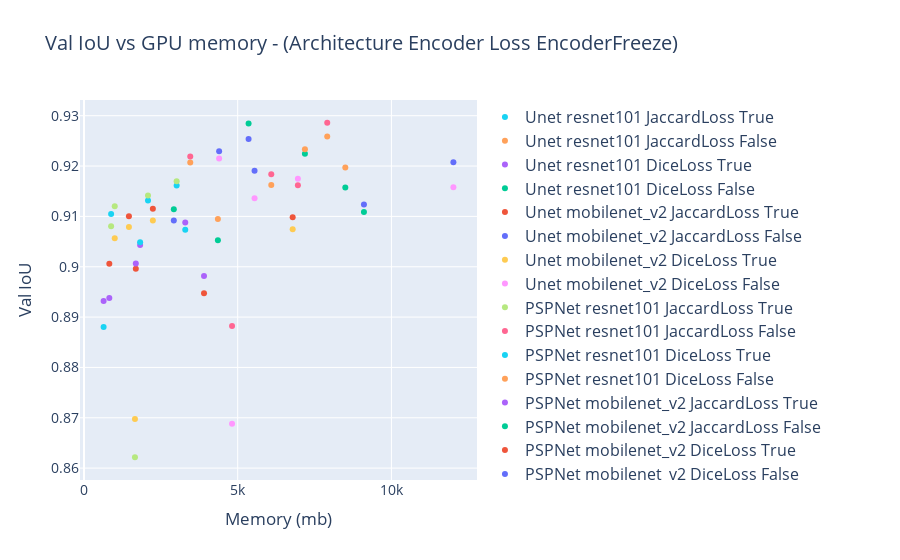

Notebook code for this chart:
### Markdown cell above
# Memory consumption

### Code cell
def plot_data_memory(big_df: pd.DataFrame, y_volumn, y_column_name, plot_title, x_column="index", x_column_name="Epochs", filter=None):
    fig = go.Figure()
    big_df_copy = big_df.copy(deep=True)
    if filter != None:
        big_df_copy.query(filter, inplace=True)
    # for f in image_files_FINAL:
    for data in big_df_copy.groupby(['architecture', 'encoder', 'loss_func', 'freeze_encoder']):
        architecture, encoder, loss, freeze = data[0]
        df: pd.DataFrame = data[1]
        max_row = df.iloc[df['val_iou_score'].idxmax()]

        hovertemplate=f"<b>{architecture} {encoder} {loss} {freeze}</b><br><br>" + \
                        f"{plot_title}"+": %{y:.3}<br>" + \
                        f"{x_column_name}"+": %{x}<br>" + \
                        "<extra></extra>",
        
        fig.add_trace(go.Scatter(x=[max_row[x_column]], y=[max_row[y_volumn]], name=f"{architecture} {encoder} {loss} {freeze}", hovertemplate=hovertemplate, mode='markers')) # 
        
    # fig.update_traces(hoverinfo='text+name', mode='lines+markers')
    fig.update_layout(legend=dict(y=0.5, traceorder='reversed', font_size=16))
    fig.update_layout(
        title=f"{plot_title} - (Architecture Encoder Loss EncoderFreeze)",
        # title="Training loss - (Architecture Encoder Loss)",
        xaxis_title=x_column_name,
        yaxis_title=y_column_name,
            font=dict(
            size=14,
        )
    )
    # fig.update_layout(hovermode="x unified")
    fig.show()

# plot_data_memory(big_df, y_volumn='train_iou_score', y_column_name="IoU", x_column="memory_used", x_column_name="Memory (mb)", plot_title="Train IoU")
plot_data_memory(big_df, y_volumn='val_iou_score', y_column_name="Val IoU", x_column="memory_used", x_column_name="Memory (mb)", plot_title="Val IoU vs GPU memory")

### Figure 1 — Plotly figure (JSON) as saved in the notebook; plotly's stock layout.template omitted (floating-point values rounded to 4 significant figures)
{"data": [{"hovertemplate": ["<b>DeepLabV3Plus mobilenet_v2 DiceLoss False</b><br><br>Val IoU vs GPU memory: %{y:.3}<br>Memory (mb): %{x}<br><extra></extra>"], "mode": "markers", "name": "DeepLabV3Plus mobilenet_v2 DiceLoss False", "type": "scatter", "x": [5354], "y": [0.9254]}, {"hovertemplate": ["<b>DeepLabV3Plus mobilenet_v2 DiceLoss True</b><br><br>Val IoU vs GPU memory: %{y:.3}<br>Memory (mb): %{x}<br><extra></extra>"], "mode": "markers", "name": "DeepLabV3Plus mobilenet_v2 DiceLoss True", "type": "scatter", "x": [1686], "y": [0.8996]}, {"hovertemplate": ["<b>DeepLabV3Plus mobilenet_v2 JaccardLoss False</b><br><br>Val IoU vs GPU memory: %{y:.3}<br>Memory (mb): %{x}<br><extra></extra>"], "mode": "markers", "name": "DeepLabV3Plus mobilenet_v2 JaccardLoss False", "type": "scatter", "x": [5354], "y": [0.9285]}, {"hovertemplate": ["<b>DeepLabV3Plus mobilenet_v2 JaccardLoss True</b><br><br>Val IoU vs GPU memory: %{y:.3}<br>Memory (mb): %{x}<br><extra></extra>"], "mode": "markers", "name": "DeepLabV3Plus mobilenet_v2 JaccardLoss True", "type": "scatter", "x": [1686], "y": [0.9006]}, {"hovertemplate": ["<b>DeepLabV3Plus resnet101 DiceLoss False</b><br><br>Val IoU vs GPU memory: %{y:.3}<br>Memory (mb): %{x}<br><extra></extra>"], "mode": "markers", "name": "DeepLabV3Plus resnet101 DiceLoss False", "type": "scatter", "x": [7912], "y": [0.9259]}, {"hovertemplate": ["<b>DeepLabV3Plus resnet101 DiceLoss True</b><br><br>Val IoU vs GPU memory: %{y:.3}<br>Memory (mb): %{x}<br><extra></extra>"], "mode": "markers", "name": "DeepLabV3Plus resnet101 DiceLoss True", "type": "scatter", "x": [2082], "y": [0.9132]}, {"hovertemplate": ["<b>DeepLabV3Plus resnet101 JaccardLoss False</b><br><br>Val IoU vs GPU memory: %{y:.3}<br>Memory (mb): %{x}<br><extra></extra>"], "mode": "markers", "name": "DeepLabV3Plus resnet101 JaccardLoss False", "type": "scatter", "x": [7912], "y": [0.9286]}, {"hovertemplate": ["<b>DeepLabV3Plus resnet101 JaccardLoss True</b><br><br>Val IoU vs GPU memory: %{y:.3}<br>Memory (mb): %{x}<br><extra></extra>"], "mode": "markers", "name": "DeepLabV3Plus resnet101 JaccardLoss True", "type": "scatter", "x": [2082], "y": [0.9142]}, {"hovertemplate": ["<b>FPN mobilenet_v2 DiceLoss False</b><br><br>Val IoU vs GPU memory: %{y:.3}<br>Memory (mb): %{x}<br><extra></extra>"], "mode": "markers", "name": "FPN mobilenet_v2 DiceLoss False", "type": "scatter", "x": [4396], "y": [0.9215]}, {"hovertemplate": ["<b>FPN mobilenet_v2 DiceLoss True</b><br><br>Val IoU vs GPU memory: %{y:.3}<br>Memory (mb): %{x}<br><extra></extra>"], "mode": "markers", "name": "FPN mobilenet_v2 DiceLoss True", "type": "scatter", "x": [1462], "y": [0.9079]}, {"hovertemplate": ["<b>FPN mobilenet_v2 JaccardLoss False</b><br><br>Val IoU vs GPU memory: %{y:.3}<br>Memory (mb): %{x}<br><extra></extra>"], "mode": "markers", "name": "FPN mobilenet_v2 JaccardLoss False", "type": "scatter", "x": [4396], "y": [0.9229]}, {"hovertemplate": ["<b>FPN mobilenet_v2 JaccardLoss True</b><br><br>Val IoU vs GPU memory: %{y:.3}<br>Memory (mb): %{x}<br><extra></extra>"], "mode": "markers", "name": "FPN mobilenet_v2 JaccardLoss True", "type": "scatter", "x": [1462], "y": [0.91]}, {"hovertemplate": ["<b>FPN resnet101 DiceLoss False</b><br><br>Val IoU vs GPU memory: %{y:.3}<br>Memory (mb): %{x}<br><extra></extra>"], "mode": "markers", "name": "FPN resnet101 DiceLoss False", "type": "scatter", "x": [7186], "y": [0.9225]}, {"hovertemplate": ["<b>FPN resnet101 DiceLoss True</b><br><br>Val IoU vs GPU memory: %{y:.3}<br>Memory (mb): %{x}<br><extra></extra>"], "mode": "markers", "name": "FPN resnet101 DiceLoss True", "type": "scatter", "x": [1826], "y": [0.9043]}, {"hovertemplate": ["<b>FPN resnet101 JaccardLoss False</b><br><br>Val IoU vs GPU memory: %{y:.3}<br>Memory (mb): %{x}<br><extra></extra>"], "mode": "markers", "name": "FPN resnet101 JaccardLoss False", "type": "scatter", "x": [7186], "y": [0.9234]}, {"hovertemplate": ["<b>FPN resnet101 JaccardLoss True</b><br><br>Val IoU vs GPU memory: %{y:.3}<br>Memory (mb): %{x}<br><extra></extra>"], "mode": "markers", "name": "FPN resnet101 JaccardLoss True", "type": "scatter", "x": [1826], "y": [0.9049]}, {"hovertemplate": ["<b>Linknet mobilenet_v2 DiceLoss False</b><br><br>Val IoU vs GPU memory: %{y:.3}<br>Memory (mb): %{x}<br><extra></extra>"], "mode": "markers", "name": "Linknet mobilenet_v2 DiceLoss False", "type": "scatter", "x": [4816], "y": [0.8882]}, {"hovertemplate": ["<b>Linknet mobilenet_v2 DiceLoss True</b><br><br>Val IoU vs GPU memory: %{y:.3}<br>Memory (mb): %{x}<br><extra></extra>"], "mode": "markers", "name": "Linknet mobilenet_v2 DiceLoss True", "type": "scatter", "x": [1658], "y": [0.8622]}, {"hovertemplate": ["<b>Linknet mobilenet_v2 JaccardLoss False</b><br><br>Val IoU vs GPU memory: %{y:.3}<br>Memory (mb): %{x}<br><extra></extra>"], "mode": "markers", "name": "Linknet mobilenet_v2 JaccardLoss False", "type": "scatter", "x": [4816], "y": [0.8688]}, {"hovertemplate": ["<b>Linknet mobilenet_v2 JaccardLoss True</b><br><br>Val IoU vs GPU memory: %{y:.3}<br>Memory (mb): %{x}<br><extra></extra>"], "mode": "markers", "name": "Linknet mobilenet_v2 JaccardLoss True", "type": "scatter", "x": [1658], "y": [0.8698]}, {"hovertemplate": ["<b>Linknet resnet101 DiceLoss False</b><br><br>Val IoU vs GPU memory: %{y:.3}<br>Memory (mb): %{x}<br><extra></extra>"], "mode": "markers", "name": "Linknet resnet101 DiceLoss False", "type": "scatter", "x": [9106], "y": [0.9124]}, {"hovertemplate": ["<b>Linknet resnet101 DiceLoss True</b><br><br>Val IoU vs GPU memory: %{y:.3}<br>Memory (mb): %{x}<br><extra></extra>"], "mode": "markers", "name": "Linknet resnet101 DiceLoss True", "type": "scatter", "x": [3904], "y": [0.8948]}, {"hovertemplate": ["<b>Linknet resnet101 JaccardLoss False</b><br><br>Val IoU vs GPU memory: %{y:.3}<br>Memory (mb): %{x}<br><extra></extra>"], "mode": "markers", "name": "Linknet resnet101 JaccardLoss False", "type": "scatter", "x": [9106], "y": [0.9109]}, {"hovertemplate": ["<b>Linknet resnet101 JaccardLoss True</b><br><br>Val IoU vs GPU memory: %{y:.3}<br>Memory (mb): %{x}<br><extra></extra>"], "mode": "markers", "name": "Linknet resnet101 JaccardLoss True", "type": "scatter", "x": [3904], "y": [0.8982]}, {"hovertemplate": ["<b>MAnet mobilenet_v2 DiceLoss False</b><br><br>Val IoU vs GPU memory: %{y:.3}<br>Memory (mb): %{x}<br><extra></extra>"], "mode": "markers", "name": "MAnet mobilenet_v2 DiceLoss False", "type": "scatter", "x": [6092], "y": [0.9162]}, {"hovertemplate": ["<b>MAnet mobilenet_v2 DiceLoss True</b><br><br>Val IoU vs GPU memory: %{y:.3}<br>Memory (mb): %{x}<br><extra></extra>"], "mode": "markers", "name": "MAnet mobilenet_v2 DiceLoss True", "type": "scatter", "x": [3014], "y": [0.9161]}, {"hovertemplate": ["<b>MAnet mobilenet_v2 JaccardLoss False</b><br><br>Val IoU vs GPU memory: %{y:.3}<br>Memory (mb): %{x}<br><extra></extra>"], "mode": "markers", "name": "MAnet mobilenet_v2 JaccardLoss False", "type": "scatter", "x": [6092], "y": [0.9184]}, {"hovertemplate": ["<b>MAnet mobilenet_v2 JaccardLoss True</b><br><br>Val IoU vs GPU memory: %{y:.3}<br>Memory (mb): %{x}<br><extra></extra>"], "mode": "markers", "name": "MAnet mobilenet_v2 JaccardLoss True", "type": "scatter", "x": [3014], "y": [0.917]}, {"hovertemplate": ["<b>MAnet resnet101 DiceLoss False</b><br><br>Val IoU vs GPU memory: %{y:.3}<br>Memory (mb): %{x}<br><extra></extra>"], "mode": "markers", "name": "MAnet resnet101 DiceLoss False", "type": "scatter", "x": [12016], "y": [0.9158]}, {"hovertemplate": ["<b>MAnet resnet101 DiceLoss True</b><br><br>Val IoU vs GPU memory: %{y:.3}<br>Memory (mb): %{x}<br><extra></extra>"], "mode": "markers", "name": "MAnet resnet101 DiceLoss True", "type": "scatter", "x": [6788], "y": [0.9075]}, {"hovertemplate": ["<b>MAnet resnet101 JaccardLoss False</b><br><br>Val IoU vs GPU memory: %{y:.3}<br>Memory (mb): %{x}<br><extra></extra>"], "mode": "markers", "name": "MAnet resnet101 JaccardLoss False", "type": "scatter", "x": [12016], "y": [0.9208]}, {"hovertemplate": ["<b>MAnet resnet101 JaccardLoss True</b><br><br>Val IoU vs GPU memory: %{y:.3}<br>Memory (mb): %{x}<br><extra></extra>"], "mode": "markers", "name": "MAnet resnet101 JaccardLoss True", "type": "scatter", "x": [6788], "y": [0.9098]}, {"hovertemplate": ["<b>PAN mobilenet_v2 DiceLoss False</b><br><br>Val IoU vs GPU memory: %{y:.3}<br>Memory (mb): %{x}<br><extra></extra>"], "mode": "markers", "name": "PAN mobilenet_v2 DiceLoss False", "type": "scatter", "x": [4356], "y": [0.9053]}, {"hovertemplate": ["<b>PAN mobilenet_v2 DiceLoss True</b><br><br>Val IoU vs GPU memory: %{y:.3}<br>Memory (mb): %{x}<br><extra></extra>"], "mode": "markers", "name": "PAN mobilenet_v2 DiceLoss True", "type": "scatter", "x": [638], "y": [0.8932]}, {"hovertemplate": ["<b>PAN mobilenet_v2 JaccardLoss False</b><br><br>Val IoU vs GPU memory: %{y:.3}<br>Memory (mb): %{x}<br><extra></extra>"], "mode": "markers", "name": "PAN mobilenet_v2 JaccardLoss False", "type": "scatter", "x": [4356], "y": [0.9095]}, {"hovertemplate": ["<b>PAN mobilenet_v2 JaccardLoss True</b><br><br>Val IoU vs GPU memory: %{y:.3}<br>Memory (mb): %{x}<br><extra></extra>"], "mode": "markers", "name": "PAN mobilenet_v2 JaccardLoss True", "type": "scatter", "x": [638], "y": [0.888]}, {"hovertemplate": ["<b>PAN resnet101 DiceLoss False</b><br><br>Val IoU vs GPU memory: %{y:.3}<br>Memory (mb): %{x}<br><extra></extra>"], "mode": "markers", "name": "PAN resnet101 DiceLoss False", "type": "scatter", "x": [6958], "y": [0.9162]}, {"hovertemplate": ["<b>PAN resnet101 DiceLoss True</b><br><br>Val IoU vs GPU memory: %{y:.3}<br>Memory (mb): %{x}<br><extra></extra>"], "mode": "markers", "name": "PAN resnet101 DiceLoss True", "type": "scatter", "x": [1000], "y": [0.912]}, {"hovertemplate": ["<b>PAN resnet101 JaccardLoss False</b><br><br>Val IoU vs GPU memory: %{y:.3}<br>Memory (mb): %{x}<br><extra></extra>"], "mode": "markers", "name": "PAN resnet101 JaccardLoss False", "type": "scatter", "x": [6958], "y": [0.9175]}, {"hovertemplate": ["<b>PAN resnet101 JaccardLoss True</b><br><br>Val IoU vs GPU memory: %{y:.3}<br>Memory (mb): %{x}<br><extra></extra>"], "mode": "markers", "name": "PAN resnet101 JaccardLoss True", "type": "scatter", "x": [1000], "y": [0.9057]}, {"hovertemplate": ["<b>PSPNet mobilenet_v2 DiceLoss False</b><br><br>Val IoU vs GPU memory: %{y:.3}<br>Memory (mb): %{x}<br><extra></extra>"], "mode": "markers", "name": "PSPNet mobilenet_v2 DiceLoss False", "type": "scatter", "x": [2922], "y": [0.9092]}, {"hovertemplate": ["<b>PSPNet mobilenet_v2 DiceLoss True</b><br><br>Val IoU vs GPU memory: %{y:.3}<br>Memory (mb): %{x}<br><extra></extra>"], "mode": "markers", "name": "PSPNet mobilenet_v2 DiceLoss True", "type": "scatter", "x": [824], "y": [0.9006]}, {"hovertemplate": ["<b>PSPNet mobilenet_v2 JaccardLoss False</b><br><br>Val IoU vs GPU memory: %{y:.3}<br>Memory (mb): %{x}<br><extra></extra>"], "mode": "markers", "name": "PSPNet mobilenet_v2 JaccardLoss False", "type": "scatter", "x": [2922], "y": [0.9114]}, {"hovertemplate": ["<b>PSPNet mobilenet_v2 JaccardLoss True</b><br><br>Val IoU vs GPU memory: %{y:.3}<br>Memory (mb): %{x}<br><extra></extra>"], "mode": "markers", "name": "PSPNet mobilenet_v2 JaccardLoss True", "type": "scatter", "x": [824], "y": [0.8938]}, {"hovertemplate": ["<b>PSPNet resnet101 DiceLoss False</b><br><br>Val IoU vs GPU memory: %{y:.3}<br>Memory (mb): %{x}<br><extra></extra>"], "mode": "markers", "name": "PSPNet resnet101 DiceLoss False", "type": "scatter", "x": [3456], "y": [0.9207]}, {"hovertemplate": ["<b>PSPNet resnet101 DiceLoss True</b><br><br>Val IoU vs GPU memory: %{y:.3}<br>Memory (mb): %{x}<br><extra></extra>"], "mode": "markers", "name": "PSPNet resnet101 DiceLoss True", "type": "scatter", "x": [882], "y": [0.9105]}, {"hovertemplate": ["<b>PSPNet resnet101 JaccardLoss False</b><br><br>Val IoU vs GPU memory: %{y:.3}<br>Memory (mb): %{x}<br><extra></extra>"], "mode": "markers", "name": "PSPNet resnet101 JaccardLoss False", "type": "scatter", "x": [3456], "y": [0.9219]}, {"hovertemplate": ["<b>PSPNet resnet101 JaccardLoss True</b><br><br>Val IoU vs GPU memory: %{y:.3}<br>Memory (mb): %{x}<br><extra></extra>"], "mode": "markers", "name": "PSPNet resnet101 JaccardLoss True", "type": "scatter", "x": [882], "y": [0.908]}, {"hovertemplate": ["<b>Unet mobilenet_v2 DiceLoss False</b><br><br>Val IoU vs GPU memory: %{y:.3}<br>Memory (mb): %{x}<br><extra></extra>"], "mode": "markers", "name": "Unet mobilenet_v2 DiceLoss False", "type": "scatter", "x": [5548], "y": [0.9136]}, {"hovertemplate": ["<b>Unet mobilenet_v2 DiceLoss True</b><br><br>Val IoU vs GPU memory: %{y:.3}<br>Memory (mb): %{x}<br><extra></extra>"], "mode": "markers", "name": "Unet mobilenet_v2 DiceLoss True", "type": "scatter", "x": [2240], "y": [0.9092]}, {"hovertemplate": ["<b>Unet mobilenet_v2 JaccardLoss False</b><br><br>Val IoU vs GPU memory: %{y:.3}<br>Memory (mb): %{x}<br><extra></extra>"], "mode": "markers", "name": "Unet mobilenet_v2 JaccardLoss False", "type": "scatter", "x": [5548], "y": [0.919]}, {"hovertemplate": ["<b>Unet mobilenet_v2 JaccardLoss True</b><br><br>Val IoU vs GPU memory: %{y:.3}<br>Memory (mb): %{x}<br><extra></extra>"], "mode": "markers", "name": "Unet mobilenet_v2 JaccardLoss True", "type": "scatter", "x": [2240], "y": [0.9115]}, {"hovertemplate": ["<b>Unet resnet101 DiceLoss False</b><br><br>Val IoU vs GPU memory: %{y:.3}<br>Memory (mb): %{x}<br><extra></extra>"], "mode": "markers", "name": "Unet resnet101 DiceLoss False", "type": "scatter", "x": [8500], "y": [0.9158]}, {"hovertemplate": ["<b>Unet resnet101 DiceLoss True</b><br><br>Val IoU vs GPU memory: %{y:.3}<br>Memory (mb): %{x}<br><extra></extra>"], "mode": "markers", "name": "Unet resnet101 DiceLoss True", "type": "scatter", "x": [3294], "y": [0.9088]}, {"hovertemplate": ["<b>Unet resnet101 JaccardLoss False</b><br><br>Val IoU vs GPU memory: %{y:.3}<br>Memory (mb): %{x}<br><extra></extra>"], "mode": "markers", "name": "Unet resnet101 JaccardLoss False", "type": "scatter", "x": [8500], "y": [0.9197]}, {"hovertemplate": ["<b>Unet resnet101 JaccardLoss True</b><br><br>Val IoU vs GPU memory: %{y:.3}<br>Memory (mb): %{x}<br><extra></extra>"], "mode": "markers", "name": "Unet resnet101 JaccardLoss True", "type": "scatter", "x": [3294], "y": [0.9074]}], "layout": {"font": {"size": 14}, "legend": {"font": {"size": 16}, "traceorder": "reversed", "y": 0.5}, "title": {"text": "Val IoU vs GPU memory - (Architecture Encoder Loss EncoderFreeze)"}, "xaxis": {"title": {"text": "Memory (mb)"}}, "yaxis": {"title": {"text": "Val IoU"}}}}
